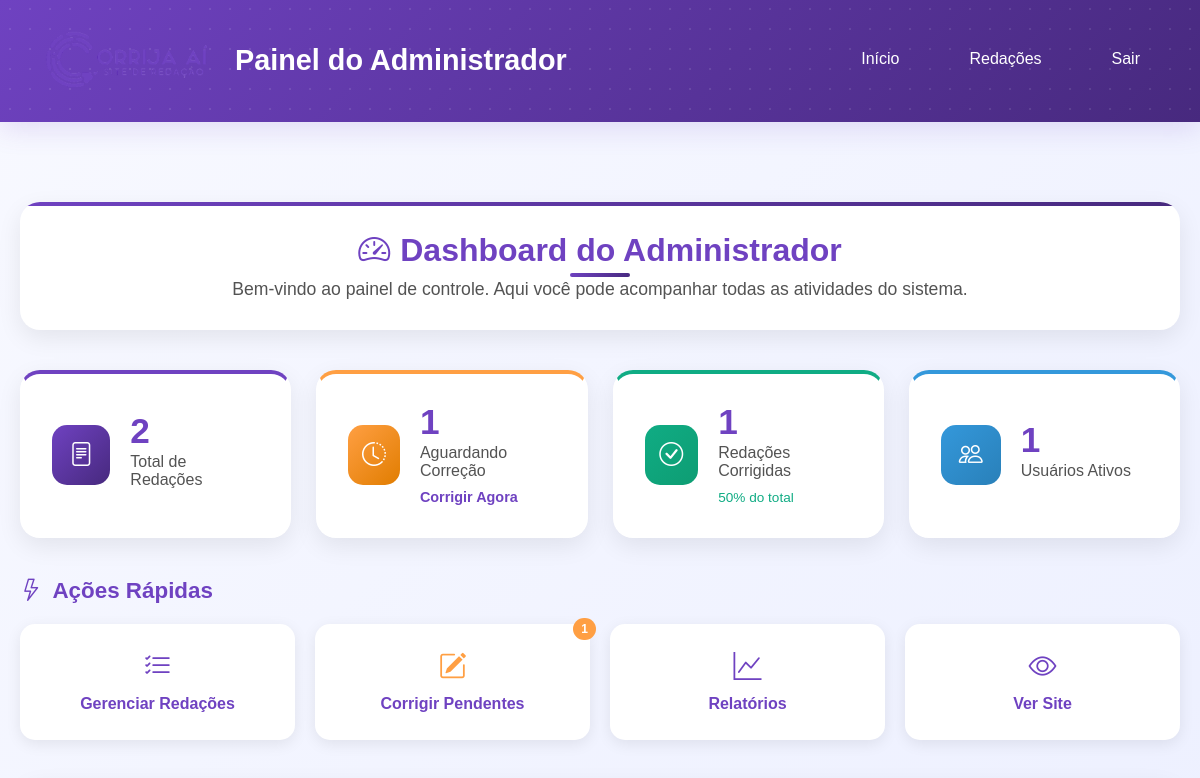
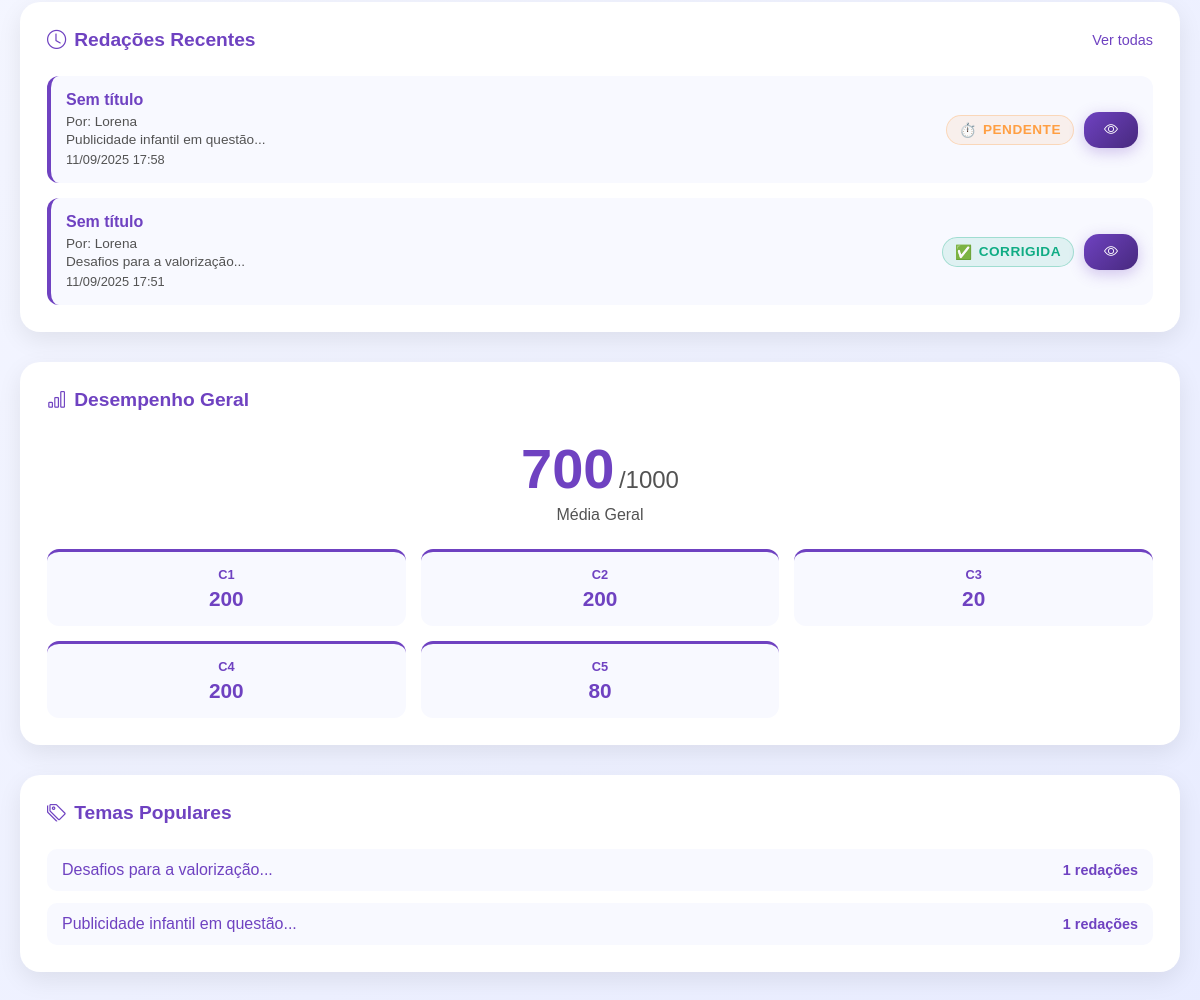
The page /admin/index.php (signed in) on the database its author committed (2 pictures, top to bottom).
### tables this page shows
CREATE TABLE IF NOT EXISTS `redacoes` (
  `id` varchar(255) NOT NULL,
  `usuario_id` int NOT NULL,
  `aluno_nome` varchar(100) NOT NULL,
  `tema` varchar(255) NOT NULL,
  `titulo` varchar(255) DEFAULT NULL,
  `texto` text NOT NULL,
  `data_envio` datetime NOT NULL,
  `status` varchar(50) NOT NULL DEFAULT 'pendente',
  `c1` int DEFAULT '0',
  `c2` int DEFAULT '0',
  `c3` int DEFAULT '0',
  `c4` int DEFAULT '0',
  `c5` int DEFAULT '0',
  `nota_final` int DEFAULT '0',
  `comentarios` text,
  `pontos_fortes` text,
  `pontos_melhoria` text,
  PRIMARY KEY (`id`),
  KEY `usuario_id` (`usuario_id`)
);

### admin/index.php (the view, shortened to what this page needs)
<?php
require_once '../config.php';
$stmt = $pdo->query("SELECT COUNT(*) as total FROM redacoes");
$total_redacoes = $stmt->fetch()['total'];
$stmt = $pdo->query("SELECT COUNT(*) as total FROM redacoes WHERE status = 'pendente'");
$redacoes_pendentes = $stmt->fetch()['total'];
$stmt = $pdo->query("SELECT COUNT(*) as total FROM redacoes WHERE status = 'corrigida'");
$redacoes_corrigidas = $stmt->fetch()['total'];
$stmt = $pdo->query("SELECT COUNT(DISTINCT usuario_id) as total FROM redacoes");
$usuarios_ativos = $stmt->fetch()['total'];
$stmt = $pdo->query("SELECT * FROM redacoes ORDER BY data_envio DESC LIMIT 5");
$redacoes_recentes = $stmt->fetchAll(PDO::FETCH_ASSOC);
$stmt = $pdo->query("
    SELECT tema, COUNT(*) as count
    FROM redacoes
    GROUP BY tema
    ORDER BY count DESC
    LIMIT 5
");
$temas_populares = $stmt->fetchAll(PDO::FETCH_ASSOC);
$stmt = $pdo->query("
    SELECT AVG(nota_final) as media_geral,
           AVG(c1) as media_c1,
           AVG(c2) as media_c2,
           AVG(c3) as media_c3,
           AVG(c4) as media_c4,
           AVG(c5) as media_c5
    FROM redacoes
    WHERE status = 'corrigida'
");
$medias = $stmt->fetch(PDO::FETCH_ASSOC);
function temaAbreviado($tema) {
    $palavras = explode(' ', $tema);
    return implode(' ', array_slice($palavras, 0, 4)) . (count($palavras) > 4 ? '...' : '');
}
function formatarData($data) {
    return date('d/m/Y H:i', strtotime($data));
}
?>
<!DOCTYPE html>
<html lang="pt-br">
<head>
    <link rel="stylesheet" href="css/style.css">
    <link rel="stylesheet" href="https://cdn.jsdelivr.net/npm/bootstrap-icons@1.13.1/font/bootstrap-icons.min.css">
</head>
<body>
    <?php include 'header.php'; ?>
    <div class="container">
        <div class="welcome-section">
            <h2><i class="bi bi-speedometer2"></i> Dashboard do Administrador</h2>
            <p class="welcome-text">Bem-vindo ao painel de controle. Aqui você pode acompanhar todas as atividades do sistema.</p>
        </div>
        <div class="stats-grid">
            <div class="stat-card total-redacoes">
                <div class="stat-icon">
                    <i class="bi bi-file-text"></i>
                </div>
                <div class="stat-content">
                    <h3><?php echo number_format($total_redacoes); ?></h3>
                    <p>Total de Redações</p>
                </div>
            </div>
            <div class="stat-card pendentes">
                <div class="stat-icon">
                    <i class="bi bi-clock-history"></i>
                </div>
                <div class="stat-content">
                    <h3><?php echo number_format($redacoes_pendentes); ?></h3>
                    <p>Aguardando Correção</p>
                    <?php if($redacoes_pendentes > 0): ?>
                        <a href="redacoes.php" class="quick-action">Corrigir Agora</a>
                    <?php endif; ?>
                </div>
            </div>
            <div class="stat-card corrigidas">
                <div class="stat-icon">
                    <i class="bi bi-check-circle"></i>
                </div>
                <div class="stat-content">
                    <h3><?php echo number_format($redacoes_corrigidas); ?></h3>
                    <p>Redações Corrigidas</p>
                    <span class="percentage">
                        <?php echo $total_redacoes > 0 ? round(($redacoes_corrigidas / $total_redacoes) * 100, 1) : 0; ?>% do total
                    </span>
                </div>
            </div>
            <div class="stat-card usuarios">
                <div class="stat-icon">
                    <i class="bi bi-people"></i>
                </div>
                <div class="stat-content">
                    <h3><?php echo number_format($usuarios_ativos); ?></h3>
                    <p>Usuários Ativos</p>
                </div>
            </div>
        </div>
        <div class="quick-actions-section">
            <h3><i class="bi bi-lightning"></i> Ações Rápidas</h3>
            <div class="quick-actions-grid">
                <a href="redacoes.php" class="action-card">
                    <i class="bi bi-list-check"></i>
                    <span>Gerenciar Redações</span>
                </a>
                <a href="redacoes.php?status=pendente" class="action-card pending">
                    <i class="bi bi-pencil-square"></i>
                    <span>Corrigir Pendentes</span>
                    <?php if($redacoes_pendentes > 0): ?>
                        <span class="badge"><?php echo $redacoes_pendentes; ?></span>
                    <?php endif; ?>
                </a>
                <a href="#relatorios" class="action-card">
                    <i class="bi bi-graph-up"></i>
                    <span>Relatórios</span>
                </a>
                <a href="../inicio.php" class="action-card" target="_blank">
                    <i class="bi bi-eye"></i>
                    <span>Ver Site</span>
                </a>
            </div>
        </div>
        <div class="dashboard-grid">
            <div class="dashboard-card recent-essays">
                <div class="card-header">
                    <h3><i class="bi bi-clock"></i> Redações Recentes</h3>
                    <a href="redacoes.php" class="view-all">Ver todas</a>
                </div>
                <div class="card-content">
                    <?php if (empty($redacoes_recentes)): ?>
                        <div class="empty-state-mini">
                            <i class="bi bi-inbox"></i>
                            <p>Nenhuma redação encontrada</p>
                        </div>
                    <?php else: ?>
                        <div class="recent-list">
                            <?php foreach ($redacoes_recentes as $redacao): ?>
                                <div class="recent-item">
                                    <div class="recent-info">
                                        <h4><?php echo htmlspecialchars($redacao['titulo'] ?: 'Sem título'); ?></h4>
                                        <p class="author">Por: <?php echo htmlspecialchars($redacao['aluno_nome']); ?></p>
                                        <p class="theme"><?php echo htmlspecialchars(temaAbreviado($redacao['tema'])); ?></p>
                                        <span class="date"><?php echo formatarData($redacao['data_envio']); ?></span>
                                    </div>
                                    <div class="recent-actions">
                                        <span class="status-badge status-<?php echo $redacao['status']; ?>">
                                            <?php echo ucfirst($redacao['status']); ?>
                                        </span>
                                        <a href="ver_redacao.php?id=<?php echo $redacao['id']; ?>" class="btn btn-sm">
                                            <i class="bi bi-eye"></i>
                                        </a>
                                    </div>
                                </div>
                            <?php endforeach; ?>
                        </div>
                    <?php endif; ?>
                </div>
            </div>
            <?php if ($redacoes_corrigidas > 0): ?>
            <div class="dashboard-card performance">
                <div class="card-header">
                    <h3><i class="bi bi-bar-chart"></i> Desempenho Geral</h3>
                </div>
                <div class="card-content">
                    <div class="performance-overview">
                        <div class="overall-score">
                            <span class="score-number"><?php echo round($medias['media_geral'] ?? 0); ?></span>
                            <span class="score-total">/1000</span>
                            <p>Média Geral</p>
                        </div>
                        <div class="competencias-mini">
                            <div class="comp-mini">
                                <span class="comp-label">C1</span>
                                <span class="comp-score"><?php echo round($medias['media_c1'] ?? 0); ?></span>
                            </div>
                            <div class="comp-mini">
                                <span class="comp-label">C2</span>
                                <span class="comp-score"><?php echo round($medias['media_c2'] ?? 0); ?></span>
                            </div>
                            <div class="comp-mini">
                                <span class="comp-label">C3</span>
                                <span class="comp-score"><?php echo round($medias['media_c3'] ?? 0); ?></span>
                            </div>
                            <div class="comp-mini">
                                <span class="comp-label">C4</span>
                                <span class="comp-score"><?php echo round($medias['media_c4'] ?? 0); ?></span>
                            </div>
                            <div class="comp-mini">
                                <span class="comp-label">C5</span>
                                <span class="comp-score"><?php echo round($medias['media_c5'] ?? 0); ?></span>
                            </div>
                        </div>
                    </div>
                </div>
            </div>
            <?php endif; ?>
            <div class="dashboard-card themes">
                <div class="card-header">
                    <h3><i class="bi bi-tags"></i> Temas Populares</h3>
                </div>
                <div class="card-content">
                    <?php if (empty($temas_populares)): ?>
                        <div class="empty-state-mini">
                            <i class="bi bi-tag"></i>
                            <p>Nenhum tema encontrado</p>
                        </div>
                    <?php else: ?>
                        <div class="themes-list">
                            <?php foreach ($temas_populares as $tema): ?>
                                <div class="theme-item">
                                    <span class="theme-name"><?php echo htmlspecialchars(temaAbreviado($tema['tema'])); ?></span>
                                    <span class="theme-count"><?php echo $tema['count']; ?> redações</span>
                                </div>
                            <?php endforeach; ?>
                        </div>
                    <?php endif; ?>
                </div>
            </div>
        </div>
</body>
</html>

### admin/header.php
<header>
    <div class="container">
        <h1>
            <img src="../logo.png" alt="Logo" class="admin-logo">
            Painel do Administrador
        </h1>
        <nav>
            <ul>
                <li><a href="index.php">Início</a></li>
                <li><a href="redacoes.php">Redações</a></li>
                <li><a href="../logout.php">Sair</a></li>
            </ul>
        </nav>
    </div>
</header>

### rows shown on the page
redacoes: titulo "Sem título", aluno_nome "Lorena", tema "Publicidade infantil em questão...", data_envio "11/09/2025 17:58", status "PENDENTE"
redacoes: titulo "Sem título", aluno_nome "Lorena", tema "Desafios para a valorização...", data_envio "11/09/2025 17:51", status "CORRIGIDA"

### other values the page prints
$total_redacoes "2"
$redacoes_pendentes "1"
$redacoes_corrigidas "1"
$usuarios_ativos "1"
$medias['media_geral'] "700"
$medias['media_c1'] "200"
$medias['media_c2'] "200"
$medias['media_c3'] "20"
$medias['media_c4'] "200"
$medias['media_c5'] "80"
temaAbreviado($tema['tema']) "Desafios para a valorização..."
$tema['count'] "1"
temaAbreviado($tema['tema']) "Publicidade infantil em questão..."
